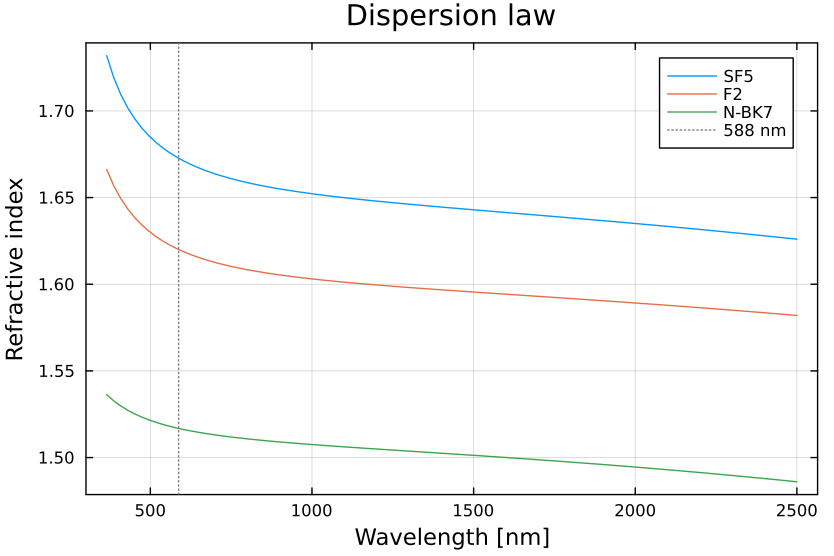

The Julia source for this figure:
import Pkg
Pkg.activate(joinpath(@__DIR__, "../src/Waveq"))

# Prevent window
ENV["GKSwstype"] = "100"

using Plots
include("../src/Waveq/src/Waveq.jl")
using .Waveq: SF5, F2, N_BK7, wv_ref_d, refractive_index

wv = range(0.365, 2.5, length=100) # um
wv_nm = wv .* 1e3

p = plot(xlabel="Wavelength [nm]", ylabel="Refractive index", title="Dispersion law", size=(600, 400), legend=:topright, framestyle=:box)

for glass in [SF5, F2, N_BK7]
    n = [refractive_index(glass, w) for w in wv]
    plot!(p, wv_nm, n, label=glass.name)
end

ref_nm = round(Int, wv_ref_d * 1e3)
vline!(p, [wv_ref_d * 1e3], ls=:dot, c=:grey, label=string(ref_nm, " nm"))

savefig(p, joinpath(@__DIR__, "glass_dispersion.pdf"))
println("Saved glass_dispersion.pdf")
